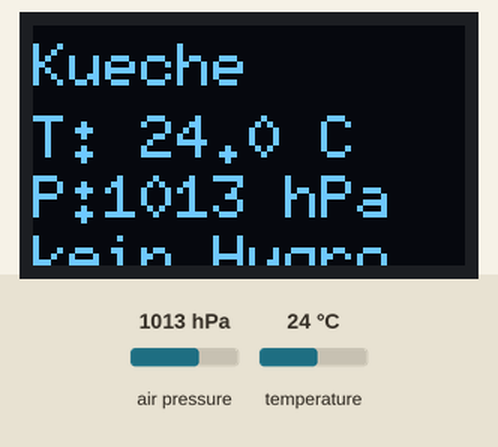
Recording of a program running on a simulated ESP32-C3. On the bench: 72×40 one-colour display. The inputs (shaded band) are chosen by the test bench; at power-on: air pressure 1013 hPa, temperature 24 °C. Nothing arrives over Bluetooth unless stated; a phone connects over Bluetooth LE 3 s after start; what the program prints to the serial monitor is not drawn.

Above: at 4.3 s.
4.4 s: air pressure set to 952 hPa
At 6.3 s:
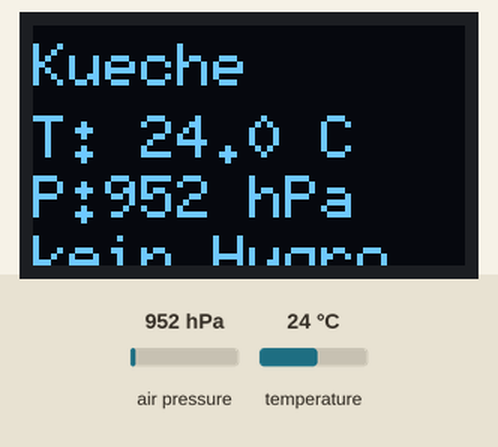
7.1 s: temperature set to 12 °C
At 8.3 s:
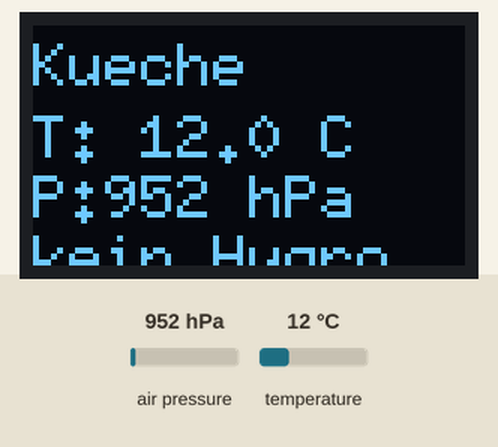
9.8 s: air pressure set to 975 hPa
At 12.2 s:
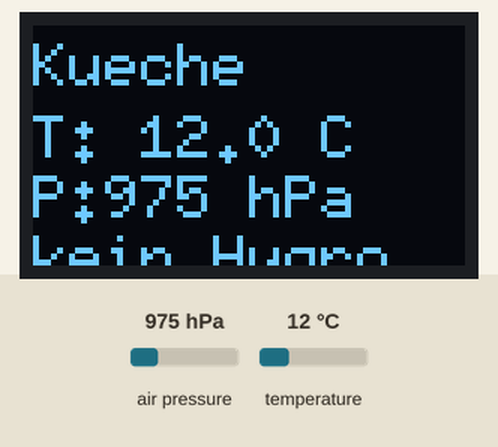
12.6 s: temperature set to 19 °C
At 14.2 s:
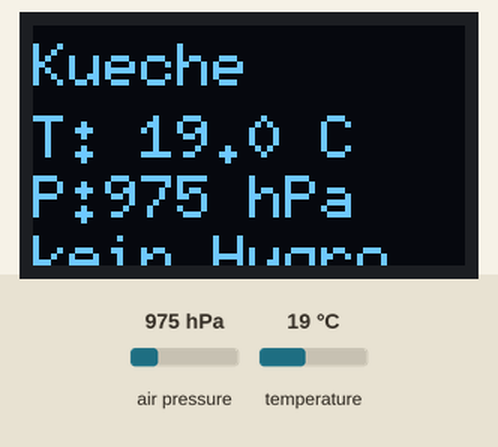
Timing chart, 0 to 15.7 s (numbered marks = the images above; inputs shaded):
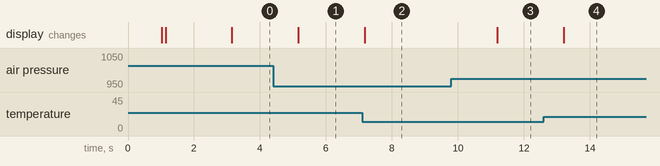

Measured:
- after the input at 4.4 s, the display: changes after 0.76 s (image 1)
- after the input at 7.1 s, the display: changes after 0.07 s (image 2)
- after the input at 9.8 s, the display: changes after 1.4 s (image 3)
- after the input at 12.6 s, the display: changes after 0.61 s (image 4)

The program:

main.cpp
```cpp
#include <Arduino.h>
#include <Wire.h>
#include <U8g2lib.h>
#include <Adafruit_Sensor.h>
#include <BLEDevice.h>
#include <BLEServer.h>
#include <BLEUtils.h>
#include <BLE2902.h>
#include "config.h"

#ifdef SENSOR_BME280
    #include <Adafruit_BME280.h>
    Adafruit_BME280 bme;
#else
    #include <Adafruit_BMP280.h>
    Adafruit_BMP280 bme(&Wire);
#endif

// OLED
U8G2_SSD1306_72X40_ER_F_HW_I2C u8g2(U8G2_R0, U8X8_PIN_NONE, 6, 5);

// BLE UUIDs
#define SERVICE_UUID  "12345678-1234-1234-1234-123456789abc"
#define TEMP_UUID     "12345678-1234-1234-1234-123456789ab1"
#define HUM_UUID      "12345678-1234-1234-1234-123456789ab2"
#define PRES_UUID     "12345678-1234-1234-1234-123456789ab3"

BLECharacteristic *tempChar;
BLECharacteristic *humChar;
BLECharacteristic *presChar;
bool deviceConnected = false;

class ServerCallbacks : public BLEServerCallbacks {
    void onConnect(BLEServer* server) {
        deviceConnected = true;
        Serial.println("BLE Client verbunden!");
    }
    void onDisconnect(BLEServer* server) {
        deviceConnected = false;
        Serial.println("BLE Client getrennt!");
        BLEDevice::startAdvertising();
    }
};

void setup() {
    Serial.begin(115200);
    while(!Serial) delay(10);
    delay(1000);

    // OLED
    u8g2.begin();
    Wire.begin(5, 6);
    delay(100);

    // Sensor initialisieren
    #ifdef SENSOR_BME280
        if (!bme.begin(SENSOR_ADDR, &Wire)) {
    #else
        if (!bme.begin(0x76, 0x58)) {
    #endif
            Serial.println("Sensor nicht gefunden!");
            u8g2.clearBuffer();
            u8g2.setFont(u8g2_font_6x10_tf);
            u8g2.drawStr(0, 20, "Sensor");
            u8g2.drawStr(0, 32, "nicht OK!");
            u8g2.sendBuffer();
        } else {
            Serial.println("Sensor OK!");
        }

    // BLE initialisieren
    BLEDevice::init(BLE_NAME);
    BLEServer *server = BLEDevice::createServer();
    server->setCallbacks(new ServerCallbacks());

    BLEService *service = server->createService(SERVICE_UUID);

    tempChar = service->createCharacteristic(
        TEMP_UUID, BLECharacteristic::PROPERTY_READ | BLECharacteristic::PROPERTY_NOTIFY);
    tempChar->addDescriptor(new BLE2902());

    humChar = service->createCharacteristic(
        HUM_UUID, BLECharacteristic::PROPERTY_READ | BLECharacteristic::PROPERTY_NOTIFY);
    humChar->addDescriptor(new BLE2902());

    presChar = service->createCharacteristic(
        PRES_UUID, BLECharacteristic::PROPERTY_READ | BLECharacteristic::PROPERTY_NOTIFY);
    presChar->addDescriptor(new BLE2902());

    service->start();
    BLEDevice::startAdvertising();

    Serial.printf("BLE Advertising: %s\n", BLE_NAME);

    // Startanzeige OLED
    u8g2.clearBuffer();
    u8g2.setFont(u8g2_font_6x10_tf);
    u8g2.drawStr(0, 10, BLE_NAME);
    u8g2.drawStr(0, 22, STANDORT);
    u8g2.drawStr(0, 34, "BLE OK");
    u8g2.sendBuffer();
    delay(2000);
}

void loop() {
    float temp = bme.readTemperature();
    float pres = bme.readPressure() / 100.0F;

#ifdef SENSOR_BME280
    float hum = bme.readHumidity();
#else
    float hum = 0.0;
#endif

    char buf[10];
    sprintf(buf, "%.1f", temp);
    tempChar->setValue(buf);
    tempChar->notify();

    sprintf(buf, "%.1f", hum);
    humChar->setValue(buf);
    humChar->notify();

    sprintf(buf, "%.1f", pres);
    presChar->setValue(buf);
    presChar->notify();

    Serial.printf("T: %.1f C  H: %.1f%%  P: %.1f hPa  [%s]\n", temp, hum, pres, STANDORT);

    // OLED
    u8g2.clearBuffer();
    u8g2.setFont(u8g2_font_6x10_tf);
    u8g2.drawStr(0, 10, STANDORT);

    char line[20];
    sprintf(line, "T: %.1f C", temp);
    u8g2.drawStr(0, 22, line);

#ifdef SENSOR_BME280
    sprintf(line, "H: %.1f %%", hum);
    u8g2.drawStr(0, 32, line);
    sprintf(line, "P:%.0f hPa", pres);
    u8g2.drawStr(0, 42, line);
#else
    sprintf(line, "P:%.0f hPa", pres);
    u8g2.drawStr(0, 32, line);
    u8g2.drawStr(0, 42, "kein Hygro");
#endif

    u8g2.sendBuffer();
    delay(2000);
}
```

config.h
```cpp
#pragma once

// ── Sensor Typ ───────────────────────────────────────────
// #define SENSOR_BME280   // Temperatur + Feuchte + Druck
#define SENSOR_BMP280      // Nur Temperatur + Druck

// ── BLE Name (jeder Sensor braucht einen eigenen!) ───────
// #define BLE_NAME "ESP32-C3 Wetterstation"
// #define BLE_NAME "ESP32-C3 Schlafzimmer"
#define BLE_NAME "ESP32-C3 Kueche"

// ── Standort (wird auf OLED angezeigt) ───────────────────
// #define STANDORT "Balkon"
// #define STANDORT "Schlafzimmer"
#define STANDORT "Kueche"

// ── I2C Pins (nicht ändern) ──────────────────────────────
#define I2C_SDA 5
#define I2C_SCL 6

// ── Sensor I2C Adresse ───────────────────────────────────
#define SENSOR_ADDR 0x76
```
